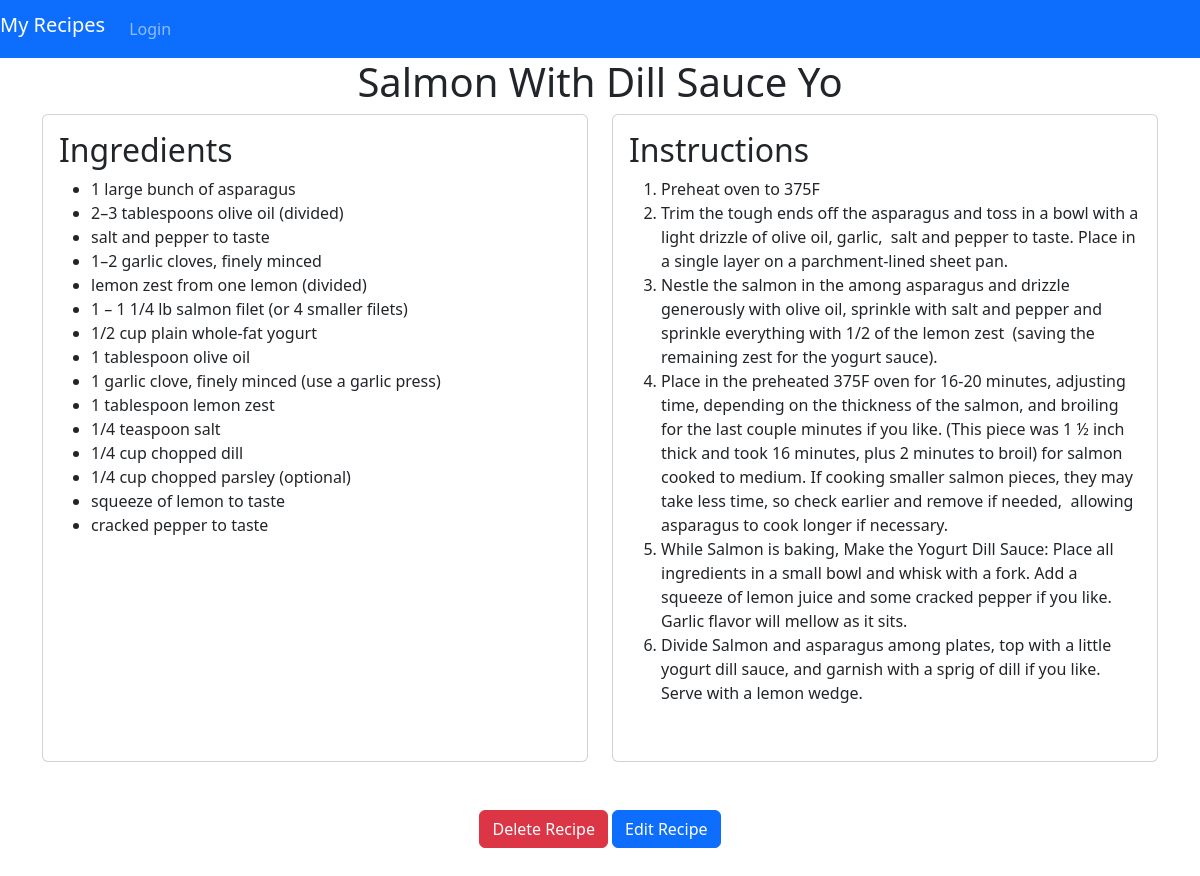
The page /recipes/80/ on the database its author committed.
### recipes/models.py (models this page shows, shortened)
class Recipe(models.Model):
    user = models.ForeignKey(User, on_delete=models.CASCADE, default=get_default_user_id)
    title = models.CharField(max_length=200)
    ingredients = models.ManyToManyField(Ingredient, through='RecipeIngredient', blank=True)
    instructions = models.ManyToManyField(Instruction, through='RecipeInstruction', blank=True)
    category = models.ForeignKey(RecipeCategory, on_delete=models.CASCADE, blank=True)
    recipe_image = models.CharField(max_length=500, default='https://t4.ftcdn.net/jpg/02/15/28/55/360_F_215285525_fqG9SPnXZfOrwFxHzqI6d1hHPVmdSUSx.jpg')

class RecipeIngredient(models.Model):
    recipe = models.ForeignKey(Recipe, on_delete=models.CASCADE)
    ingredient = models.ForeignKey(Ingredient, on_delete=models.CASCADE)

class Ingredient(models.Model):
    name = models.CharField(max_length=100)

class RecipeInstruction(models.Model):
    recipe = models.ForeignKey(Recipe, on_delete=models.CASCADE)
    instruction = models.ForeignKey(Instruction, on_delete=models.CASCADE)

class Instruction(models.Model):
    instruction = models.CharField(max_length=300)

### recipes/views.py (the view)
# urls.py: path('<int:pk>/', views.RecipeDetail.as_view(), name='detail'),
class RecipeDetail(DetailView):
    model = Recipe
    template_name = 'recipes/recipe_detail.html'
    context_object_name = 'recipe'
    def get_context_data(self, **kwargs):
        context = super().get_context_data(**kwargs)
        recipe = self.get_object()
        context['instructions'] = Instruction.objects.filter(recipe=recipe)
        context['ingredients'] = Ingredient.objects.filter(recipe=recipe)
        context['recipe_ingredients'] = RecipeIngredient.objects.filter(recipe=recipe)
        context['recipe_instructions'] = RecipeInstruction.objects.filter(recipe=recipe)
        return context

### recipes/templates/recipes/recipe_detail.html
{% extends 'recipes/base.html' %}
{% block body %}
<div class="container">
    <div class="row">
        <div class="col-md-12">
            <h1 class="text-center">{{ recipe.title }}</h1>
        </div>
    </div>
</div>
<div class="container">
    <div class="row">
        <div class="col-md-6">
            <div class="card mb-4 h-100 d-flex flex-column">
                <div class="card-body">
                    <h2>Ingredients</h2>
                    <ul>
                        {% for recipe_ingredient in recipe_ingredients %}
                            <li>{{ recipe_ingredient.ingredient.name }}</li>
                        {% endfor %}
                    </ul>
                </div>
            </div>
        </div>
        <div class="col-md-6">
            <div class="card mb-4 h-100 d-flex flex-column">
                <div class="card-body">
                    <h2>Instructions</h2>
                    <ol>
                        {% for recipe_instruction in recipe_instructions %}
                            <li>{{ recipe_instruction.instruction.instruction }}</li>
                        {% endfor %}
                    </ol>
                </div>
            </div>
        </div>
    </div>
</div>
<div class="container mt-5">
    <div class="row justify-content-center">
        <div class="text-center mb-5">
            <a href="{% url 'recipes:delete_recipe' pk=recipe.pk  %}" class="btn btn-danger btn-block">Delete Recipe</a>
            <a href="{% url 'recipes:edit_recipe' pk=recipe.pk  %}" class="btn btn-primary btn-block">Edit Recipe</a>
        </div>
    </div>
</div>
{% endblock %}

### recipes/static/recipe_site/style.css (style rules this page uses)
body { background-color: lightyellow; }

### rows shown on the page
Recipe: title "Salmon With Dill Sauce Yo"
RecipeIngredient: ingredient.name "1 large bunch of asparagus"
RecipeIngredient: ingredient.name "2–3 tablespoons olive oil (divided)"
RecipeIngredient: ingredient.name "salt and pepper to taste"
RecipeIngredient: ingredient.name "1–2 garlic cloves, finely minced"
RecipeIngredient: ingredient.name "lemon zest from one lemon (divided)"
RecipeIngredient: ingredient.name "1 – 1 1/4 lb salmon filet (or 4 smaller filets)"
RecipeIngredient: ingredient.name "1/2 cup plain whole-fat yogurt"
RecipeIngredient: ingredient.name "1 tablespoon olive oil"
RecipeIngredient: ingredient.name "1 garlic clove, finely minced (use a garlic press)"
RecipeIngredient: ingredient.name "1 tablespoon lemon zest"
RecipeIngredient: ingredient.name "1/4 teaspoon salt"
RecipeIngredient: ingredient.name "1/4 cup chopped dill"
RecipeIngredient: ingredient.name "1/4 cup chopped parsley (optional)"
RecipeIngredient: ingredient.name "squeeze of lemon to taste"
RecipeIngredient: ingredient.name "cracked pepper to taste"
RecipeInstruction: instruction.instruction "Preheat oven to 375F"
RecipeInstruction: instruction.instruction "Trim the tough ends off the asparagus and toss in a bowl with a light drizzle of olive oil, garlic, salt and pepper to taste. Place in a single layer on a parchment-lined sheet pan."
RecipeInstruction: instruction.instruction "Nestle the salmon in the among asparagus and drizzle generously with olive oil, sprinkle with salt and pepper and sprinkle everything with 1/2 of the lemon zest (saving the remaining zest for the yogurt sauce)."
RecipeInstruction: instruction.instruction "Place in the preheated 375F oven for 16-20 minutes, adjusting time, depending on the thickness of the salmon, and broiling for the last couple minutes if you like. (This piece was 1 ½ inch thick and took 16 minutes, plus 2 minutes to broil) for salmon cooked to medium. If cooking smaller salmon pieces, they may take less time, so check earlier and remove if needed, allowing asparagus to cook longer if necessary."
RecipeInstruction: instruction.instruction "While Salmon is baking, Make the Yogurt Dill Sauce: Place all ingredients in a small bowl and whisk with a fork. Add a squeeze of lemon juice and some cracked pepper if you like. Garlic flavor will mellow as it sits."
RecipeInstruction: instruction.instruction "Divide Salmon and asparagus among plates, top with a little yogurt dill sauce, and garnish with a sprig of dill if you like. Serve with a lemon wedge."
